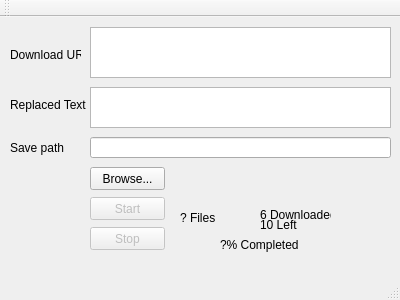
<?xml version="1.0" encoding="UTF-8"?>
<ui version="4.0">
 <class>MainWindow</class>
 <widget class="QMainWindow" name="MainWindow">
  <property name="geometry">
   <rect>
    <x>0</x>
    <y>0</y>
    <width>400</width>
    <height>300</height>
   </rect>
  </property>
  <property name="windowTitle">
   <string>MainWindow</string>
  </property>
  <widget class="QWidget" name="centralWidget">
   <widget class="QPlainTextEdit" name="download_url_edit">
    <property name="geometry">
     <rect>
      <x>90</x>
      <y>10</y>
      <width>301</width>
      <height>51</height>
     </rect>
    </property>
   </widget>
   <widget class="QLabel" name="download_url_label">
    <property name="geometry">
     <rect>
      <x>10</x>
      <y>30</y>
      <width>71</width>
      <height>16</height>
     </rect>
    </property>
    <property name="text">
     <string>Download URL</string>
    </property>
   </widget>
   <widget class="QPlainTextEdit" name="replaced_text_edit">
    <property name="geometry">
     <rect>
      <x>90</x>
      <y>70</y>
      <width>301</width>
      <height>41</height>
     </rect>
    </property>
   </widget>
   <widget class="QLabel" name="replaced_text_label">
    <property name="geometry">
     <rect>
      <x>10</x>
      <y>80</y>
      <width>81</width>
      <height>16</height>
     </rect>
    </property>
    <property name="text">
     <string>Replaced Text</string>
    </property>
   </widget>
   <widget class="QLineEdit" name="path_edit">
    <property name="geometry">
     <rect>
      <x>90</x>
      <y>120</y>
      <width>301</width>
      <height>21</height>
     </rect>
    </property>
    <property name="text">
     <string/>
    </property>
   </widget>
   <widget class="QLabel" name="save_path_label">
    <property name="geometry">
     <rect>
      <x>10</x>
      <y>120</y>
      <width>54</width>
      <height>21</height>
     </rect>
    </property>
    <property name="text">
     <string>Save path</string>
    </property>
   </widget>
   <widget class="QPushButton" name="browse_button">
    <property name="enabled">
     <bool>true</bool>
    </property>
    <property name="geometry">
     <rect>
      <x>90</x>
      <y>150</y>
      <width>75</width>
      <height>23</height>
     </rect>
    </property>
    <property name="text">
     <string>Browse...</string>
    </property>
    <property name="checkable">
     <bool>false</bool>
    </property>
   </widget>
   <widget class="QPushButton" name="start_button">
    <property name="enabled">
     <bool>false</bool>
    </property>
    <property name="geometry">
     <rect>
      <x>90</x>
      <y>180</y>
      <width>75</width>
      <height>23</height>
     </rect>
    </property>
    <property name="text">
     <string>Start</string>
    </property>
   </widget>
   <widget class="QPushButton" name="stop_button">
    <property name="enabled">
     <bool>false</bool>
    </property>
    <property name="geometry">
     <rect>
      <x>90</x>
      <y>210</y>
      <width>75</width>
      <height>23</height>
     </rect>
    </property>
    <property name="text">
     <string>Stop</string>
    </property>
   </widget>
   <widget class="QLabel" name="label_4">
    <property name="geometry">
     <rect>
      <x>180</x>
      <y>190</y>
      <width>54</width>
      <height>21</height>
     </rect>
    </property>
    <property name="text">
     <string>? Files</string>
    </property>
   </widget>
   <widget class="QLabel" name="label_5">
    <property name="geometry">
     <rect>
      <x>260</x>
      <y>190</y>
      <width>71</width>
      <height>16</height>
     </rect>
    </property>
    <property name="text">
     <string>6 Downloaded</string>
    </property>
   </widget>
   <widget class="QLabel" name="label_6">
    <property name="geometry">
     <rect>
      <x>260</x>
      <y>200</y>
      <width>54</width>
      <height>16</height>
     </rect>
    </property>
    <property name="text">
     <string>10 Left</string>
    </property>
   </widget>
   <widget class="QLabel" name="label_7">
    <property name="geometry">
     <rect>
      <x>220</x>
      <y>220</y>
      <width>91</width>
      <height>16</height>
     </rect>
    </property>
    <property name="text">
     <string>?% Completed</string>
    </property>
   </widget>
  </widget>
  <widget class="QMenuBar" name="menuBar">
   <property name="geometry">
    <rect>
     <x>0</x>
     <y>0</y>
     <width>400</width>
     <height>23</height>
    </rect>
   </property>
  </widget>
  <widget class="QToolBar" name="mainToolBar">
   <attribute name="toolBarArea">
    <enum>TopToolBarArea</enum>
   </attribute>
   <attribute name="toolBarBreak">
    <bool>false</bool>
   </attribute>
  </widget>
  <widget class="QStatusBar" name="statusBar"/>
 </widget>
 <layoutdefault spacing="6" margin="11"/>
 <resources/>
 <connections/>
</ui>
